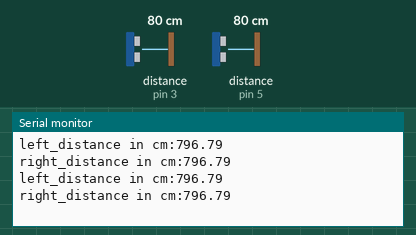
Recording of a sketch running on a simulated Arduino Uno, built with avr-gcc and run on an emulated ATmega328P. On the bench: the last lines printed to the serial monitor. Wiring (inferred from the names in the program): 2 × ultrasonic range finder: trigger pin 2, echo pin 3 / trigger pin 4, echo pin 5. The inputs (shaded band) are chosen by the test bench; at power-on: distance to the obstacle (sensors on pin 3, pin 5) 80 cm. The echo pulse lasts 58.3 µs per cm.

Above: at 2.8 s.
2.9 s: distance to the obstacle (sensor on pin 3) set to 2 cm
At 4.5 s:
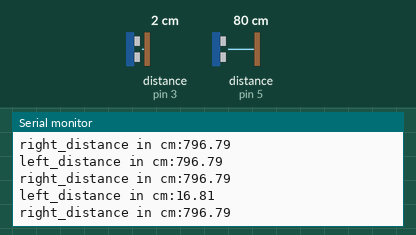
5.6 s: distance to the obstacle (sensor on pin 5) set to 2 cm
At 7.3 s:
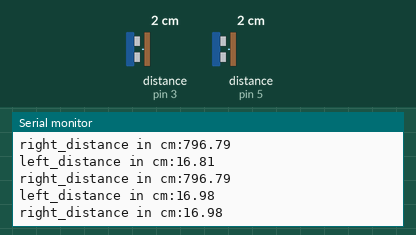
8.3 s: distance to the obstacle (sensor on pin 3) set to 4 cm
At 10.5 s:
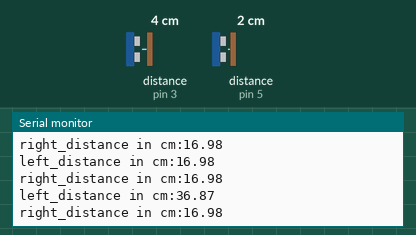
11.0 s: distance to the obstacle (sensor on pin 5) set to 4 cm
At 13.3 s:
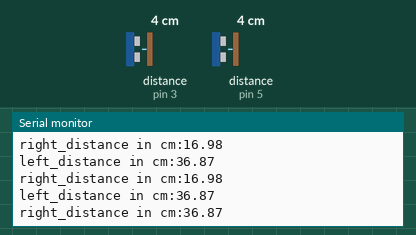
Timing chart, 0 to 14.7 s (numbered marks = the images above; inputs shaded):
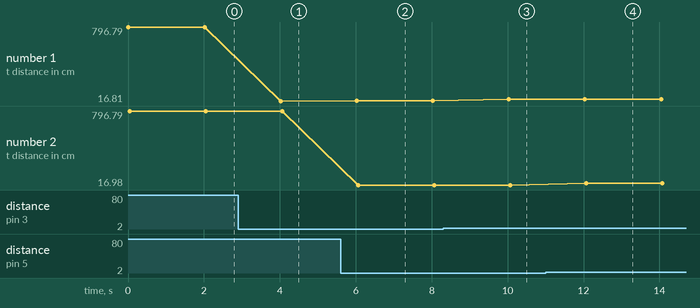

The sketch:

ultrasonic.ino
```cpp
const int trigger1=2;//ultrasonic pins
const int echo1=3;
const int trigger2=4;
const int echo2=5;

float duration1,left_distance,duration2,right_distance;
void setup()
{
pinMode(trigger1,OUTPUT);
pinMode(echo1,INPUT);
pinMode(trigger2,OUTPUT);
pinMode(echo2,INPUT);// put your setup code here, to run once:
Serial.begin(9600);
}

void loop()
{
sensor1(trigger1,echo1);
sensor2(trigger2,echo2);
Serial.print("left_distance in cm:");
Serial.println(left_distance);
Serial.print("right_distance in cm:");
Serial.println(right_distance);
delay(2000);
}

void sensor1(int trigger1,int echo1)
{
  digitalWrite(trigger1,LOW);
  delayMicroseconds(2);
  digitalWrite(trigger1,HIGH);
  delayMicroseconds(10);
  digitalWrite(trigger1,LOW);
  duration1=pulseIn(echo1,HIGH);
  left_distance=(duration1*0.343)/2;
  return left_distance;
}

void sensor2(int trigger2,int echo2)
{
  digitalWrite(trigger2,LOW);
  delayMicroseconds(2);
  digitalWrite(trigger2,HIGH);
  delayMicroseconds(10);
  digitalWrite(trigger2,LOW);
  duration2=pulseIn(echo2,HIGH);
  right_distance=(duration2*0.343)/2;
  return right_distance;
}
```

Measured:
- after the input at 2.9 s, the serial monitor: prints a new line after 1.1 s (image 1)
- after the input at 5.6 s, the serial monitor: prints a new line after 0.46 s (image 2)
- after the input at 8.3 s, the serial monitor: prints a new line after 1.7 s (image 3)
- after the input at 11.0 s, the serial monitor: prints a new line after 1.1 s (image 4)
- plotted number 1: 796.79 → 16.81 after the input at 2.9 s, 16.98 → 36.87 after the input at 8.3 s
